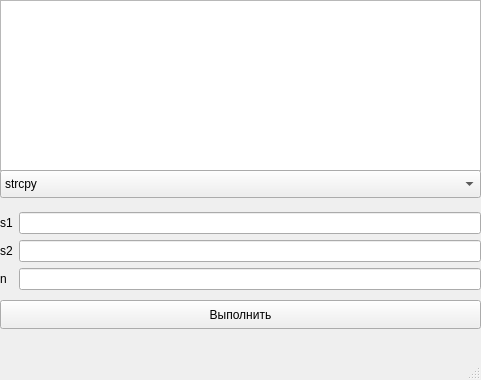
<?xml version="1.0" encoding="UTF-8"?>
<ui version="4.0">
 <class>MainWindow</class>
 <widget class="QMainWindow" name="MainWindow">
  <property name="geometry">
   <rect>
    <x>0</x>
    <y>0</y>
    <width>481</width>
    <height>380</height>
   </rect>
  </property>
  <property name="windowTitle">
   <string>MainWindow</string>
  </property>
  <widget class="QWidget" name="centralwidget">
   <widget class="QTextBrowser" name="textBrowser">
    <property name="geometry">
     <rect>
      <x>0</x>
      <y>0</y>
      <width>481</width>
      <height>171</height>
     </rect>
    </property>
   </widget>
   <widget class="QWidget" name="gridLayoutWidget">
    <property name="geometry">
     <rect>
      <x>0</x>
      <y>200</y>
      <width>481</width>
      <height>102</height>
     </rect>
    </property>
    <layout class="QGridLayout" name="gridLayout">
     <item row="0" column="0">
      <layout class="QVBoxLayout" name="verticalLayout">
       <item>
        <widget class="QLabel" name="label">
         <property name="text">
          <string>s1</string>
         </property>
        </widget>
       </item>
       <item>
        <widget class="QLabel" name="label_2">
         <property name="text">
          <string>s2</string>
         </property>
        </widget>
       </item>
       <item>
        <widget class="QLabel" name="label_3">
         <property name="text">
          <string>n</string>
         </property>
        </widget>
       </item>
      </layout>
     </item>
     <item row="0" column="1">
      <layout class="QVBoxLayout" name="verticalLayout_2">
       <item>
        <widget class="QLineEdit" name="lineEdit"/>
       </item>
       <item>
        <widget class="QLineEdit" name="lineEdit_2"/>
       </item>
       <item>
        <widget class="QLineEdit" name="lineEdit_3"/>
       </item>
      </layout>
     </item>
    </layout>
   </widget>
   <widget class="QComboBox" name="comboBox">
    <property name="geometry">
     <rect>
      <x>0</x>
      <y>170</y>
      <width>481</width>
      <height>28</height>
     </rect>
    </property>
    <item>
     <property name="text">
      <string>strcpy</string>
     </property>
    </item>
    <item>
     <property name="text">
      <string>strcat</string>
     </property>
    </item>
    <item>
     <property name="text">
      <string>strncat</string>
     </property>
    </item>
    <item>
     <property name="text">
      <string>memcmp</string>
     </property>
    </item>
    <item>
     <property name="text">
      <string>strcmp</string>
     </property>
    </item>
    <item>
     <property name="text">
      <string>strncmp</string>
     </property>
    </item>
    <item>
     <property name="text">
      <string>strxfrm</string>
     </property>
    </item>
    <item>
     <property name="text">
      <string>memset</string>
     </property>
    </item>
    <item>
     <property name="text">
      <string>strerror</string>
     </property>
    </item>
    <item>
     <property name="text">
      <string>strlen</string>
     </property>
    </item>
   </widget>
   <widget class="QPushButton" name="pushButton">
    <property name="geometry">
     <rect>
      <x>0</x>
      <y>300</y>
      <width>481</width>
      <height>29</height>
     </rect>
    </property>
    <property name="text">
     <string>Выполнить</string>
    </property>
   </widget>
  </widget>
  <widget class="QMenuBar" name="menubar">
   <property name="geometry">
    <rect>
     <x>0</x>
     <y>0</y>
     <width>481</width>
     <height>25</height>
    </rect>
   </property>
  </widget>
  <widget class="QStatusBar" name="statusbar"/>
 </widget>
 <resources/>
 <connections/>
</ui>
